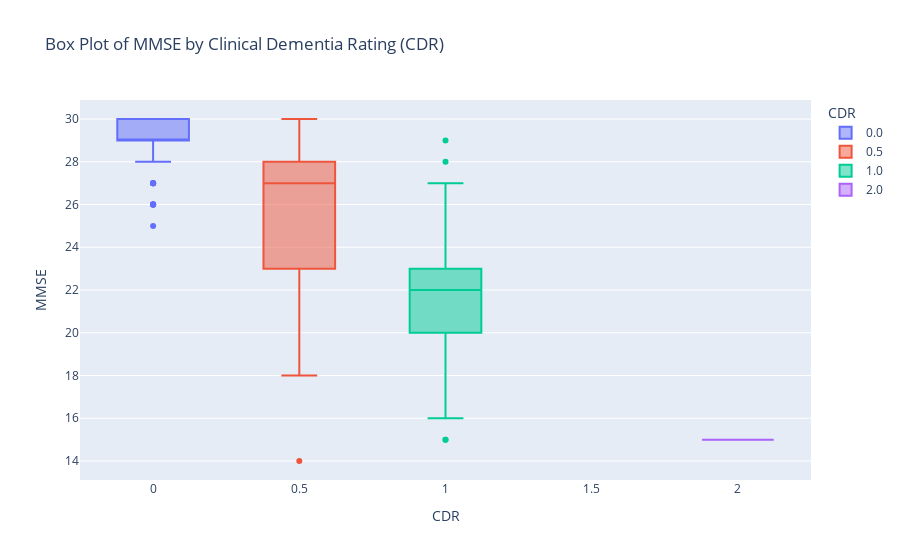

The notebook cell this image was saved under:
### Markdown cell above
## CDR vs MMSE

### Code cell
fig = px.box(data, y="MMSE", x='CDR', color='CDR', title=f'Box Plot of MMSE by Clinical Dementia Rating (CDR)')
fig.update_layout(xaxis_title='CDR', yaxis_title="MMSE")
fig.show()

### Figure 1 — Plotly figure (JSON) as saved in the notebook; plotly's stock layout.template omitted (floating-point values rounded to 4 significant figures; data arrays with more than 128 entries replaced by an {"elided": "..."} marker saying what was removed)
{"data": [{"alignmentgroup": "True", "hovertemplate": "CDR=%{x}<br>MMSE=%{y}<extra></extra>", "legendgroup": "0.0", "marker": {"color": "#636efa"}, "name": "0.0", "notched": false, "offsetgroup": "0.0", "orientation": "v", "showlegend": true, "type": "box", "x": {"elided": "135 int values"}, "x0": " ", "xaxis": "x", "y": {"elided": "135 int values"}, "y0": " ", "yaxis": "y"}, {"alignmentgroup": "True", "hovertemplate": "CDR=%{x}<br>MMSE=%{y}<extra></extra>", "legendgroup": "0.5", "marker": {"color": "#EF553B"}, "name": "0.5", "notched": false, "offsetgroup": "0.5", "orientation": "v", "showlegend": true, "type": "box", "x": [0.5, 0.5, 0.5, 0.5, 0.5, 0.5, 0.5, 0.5, 0.5, 0.5, 0.5, 0.5, 0.5, 0.5, 0.5, 0.5, 0.5, 0.5, 0.5, 0.5, 0.5, 0.5, 0.5, 0.5, 0.5, 0.5, 0.5, 0.5, 0.5, 0.5, 0.5, 0.5, 0.5, 0.5, 0.5, 0.5, 0.5, 0.5, 0.5, 0.5, 0.5, 0.5, 0.5, 0.5, 0.5, 0.5, 0.5, 0.5, 0.5, 0.5, 0.5, 0.5, 0.5, 0.5, 0.5, 0.5, 0.5, 0.5, 0.5, 0.5, 0.5, 0.5, 0.5, 0.5, 0.5, 0.5, 0.5, 0.5, 0.5, 0.5], "x0": " ", "xaxis": "x", "y": [27, 28, 27, 23, 23, 27, 29, 28, 29, 22, 29, 28, 28, 27, 30, 18, 26, 26, 24, 23, 27, 30, 28, 26, 27, 28, 27, 21, 30, 28, 27, 23, 20, 28, 26, 22, 21, 30, 28, 26, 18, 20, 21, 20, 26, 24, 30, 29, 23, 26, 25, 29, 27, 24, 26, 14, 29, 18, 24, 25, 30, 29, 28, 26, 27, 29, 24, 27, 29, 23], "y0": " ", "yaxis": "y"}, {"alignmentgroup": "True", "hovertemplate": "CDR=%{x}<br>MMSE=%{y}<extra></extra>", "legendgroup": "1.0", "marker": {"color": "#00cc96"}, "name": "1.0", "notched": false, "offsetgroup": "1.0", "orientation": "v", "showlegend": true, "type": "box", "x": [1, 1, 1, 1, 1, 1, 1, 1, 1, 1, 1, 1, 1, 1, 1, 1, 1, 1, 1, 1, 1, 1, 1, 1, 1, 1, 1, 1], "x0": " ", "xaxis": "x", "y": [27, 26, 28, 23, 21, 15, 27, 21, 22, 20, 22, 16, 17, 20, 23, 21, 26, 19, 22, 20, 15, 22, 29, 23, 20, 23, 17, 22], "y0": " ", "yaxis": "y"}, {"alignmentgroup": "True", "hovertemplate": "CDR=%{x}<br>MMSE=%{y}<extra></extra>", "legendgroup": "2.0", "marker": {"color": "#ab63fa"}, "name": "2.0", "notched": false, "offsetgroup": "2.0", "orientation": "v", "showlegend": true, "type": "box", "x": [2, 2], "x0": " ", "xaxis": "x", "y": [15, 15], "y0": " ", "yaxis": "y"}], "layout": {"boxmode": "overlay", "legend": {"title": {"text": "CDR"}, "tracegroupgap": 0}, "title": {"text": "Box Plot of MMSE by Clinical Dementia Rating (CDR)"}, "xaxis": {"anchor": "y", "categoryarray": [0, 0.5, 1, 2], "categoryorder": "array", "domain": [0, 1], "title": {"text": "CDR"}}, "yaxis": {"anchor": "x", "domain": [0, 1], "title": {"text": "MMSE"}}}}
